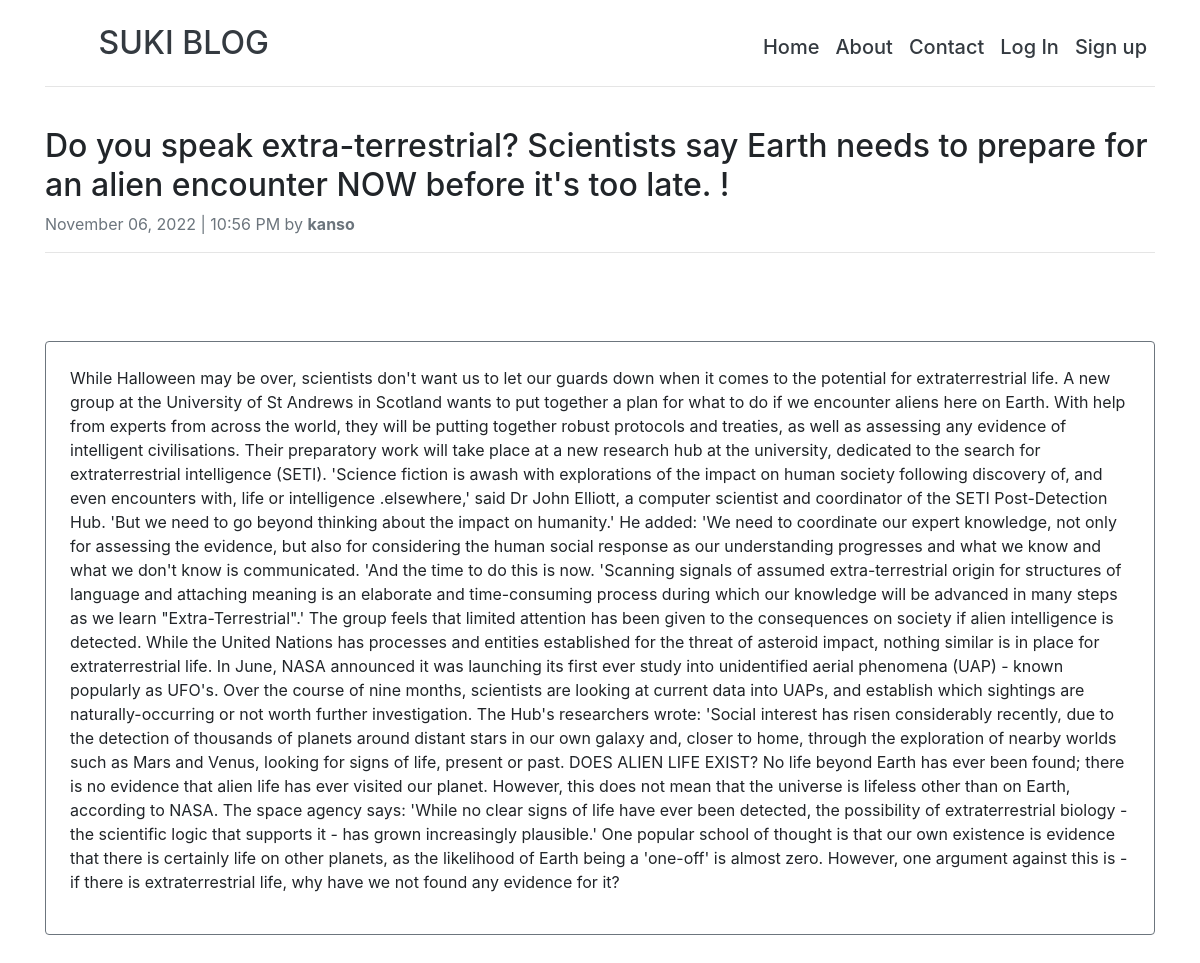
The page /add_post/10 on the database its author committed.
### blog.py (models this page shows)
class Blog(db.Model):
    id = db.Column(db.Integer, primary_key=True)
    title = db.Column(db.String(100), nullable=False)
    post = db.Column(db.Text, nullable=False)
    author = db.Column(db.String(50), nullable=False)
    date_created = db.Column(db.DateTime, default=datetime.now(), nullable=False)

### blog.py (the view)
@app.route('/add_post/<int:id>', methods=['GET', 'POST'])
def post_details(id):
    blog = Blog.query.get_or_404(id)
    date_created = datetime.now()
    return render_template('post_details.html', blog=blog)

### templates/post_details.html (shortened to what this page needs)
{% extends 'base.html' %}
{% block content %}
<div class="header"><h2>{{ blog.title }}!</h2></div>
<div class="post-details">
    <div class="mb-1 text-muted">{{blog.date_created.strftime('%B %d, %Y')}} <span> | </span> {{blog.date_created.strftime('%I:%M %p')}} by <strong>{{blog.author}}</strong></div>
    <hr>
    <br>
    <br><br>
    <div class="border border-secondary rounded p-4"><p>{{blog.post}}</p></div>
</div><br><br><br><br><br><br>
{% endblock %}

### rows shown on the page
Blog: title "Do you speak extra-terrestrial? Scientists say Earth needs to prepare for an alien encounter NOW before it's too late.", date_created "November 06, 2022", date_created "10:56 PM", author "kanso", post "While Halloween may be over, scientists don't want us to let our guards down when it comes to the potential for extraterrestrial life. A new group at the University of St Andrews in Scotland wants to put together a plan for what to do if we encounter aliens here on Earth. With help from experts from across the world, they will be putting together robust protocols and treaties, as well as assessing any evidence of intelligent civilisations. Their preparatory work will take place at a new research hub at the university, dedicated to the search for extraterrestrial intelligence (SETI). 'Science fiction is awash with explorations of the impact on human society following discovery of, and even…"
